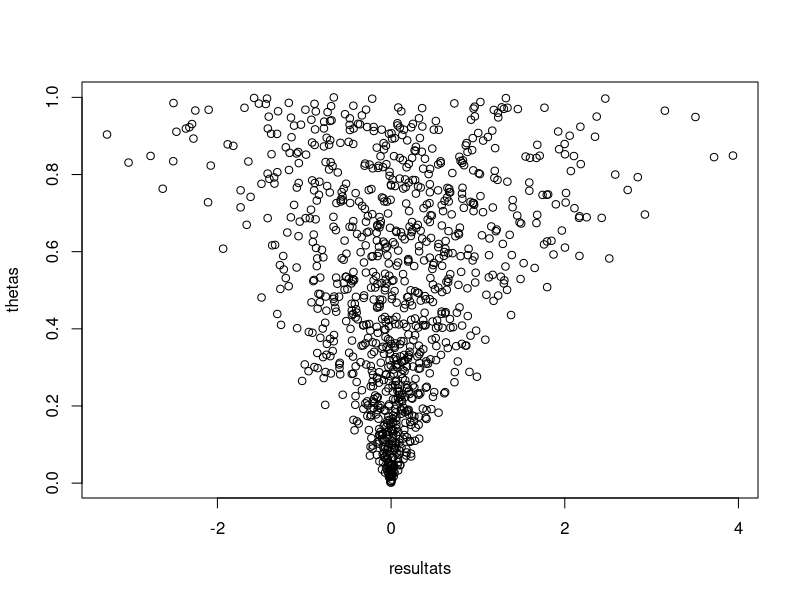
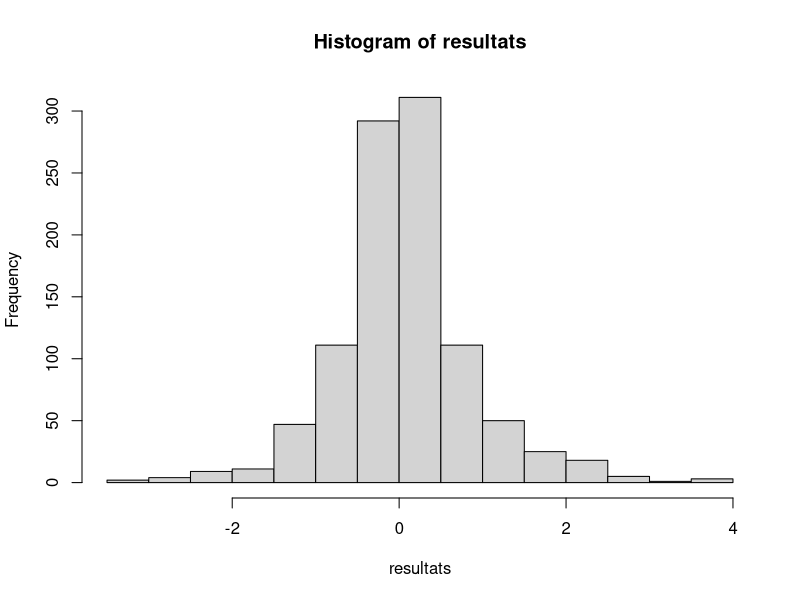

R code for these plots, in order:
## ---- chunk 1
# calcul de p(\theta) par rejet:
while (1) {
    theta = runif(n = 1, min = 0, max = 1)
    x = runif(n = 1, min = 0, max = 1)
    if (x < 1/(8*3.14)*exp(-theta^2/64))
        {
          break
        }
}
# simulation de p(y |\theta)
res = rnorm(1, mean = theta/4, sd = sqrt(2))*theta
print(res)
## ---- chunk 2
# calcul de p(\theta) par rejet:
resultats = c()
thetas = c()
for(i in 1:1000)
{
  while (1) {
    theta = runif(n = 1, min = 0, max = 1)
    x = runif(n = 1, min = 0, max = 1)
    if (x < 1/(8*3.14)*exp(-theta^2/64))
          break
  }
  res = rnorm(1, mean = theta/4, sd = sqrt(2))*theta
  resultats = c(resultats, res)
  thetas = c(thetas, theta)
}
plot(resultats, thetas)
hist(resultats)
